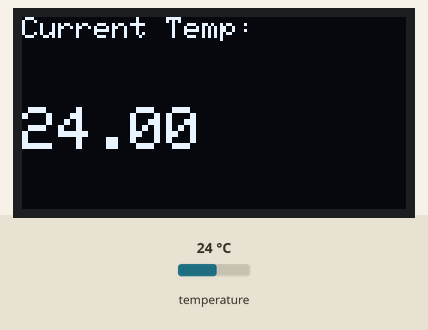
Simulated run of this sketch. Board: ESP32. On the bench: 128×64 one-colour display. The test bench sets the inputs (shaded band); at power-on: temperature 24 °C. WiFi joins after 1.5 s; servers stay silent unless stated; the display library's start-up logo is not drawn; what the sketch prints to the serial monitor is not drawn.

Above: at 6.5 s.
6.6 s: temperature set to 12 °C
At 9.1 s:
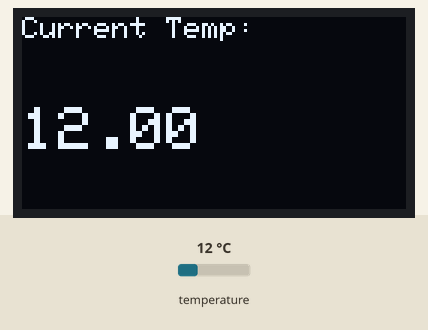
9.4 s: temperature set to 19 °C
At 10.9 s:
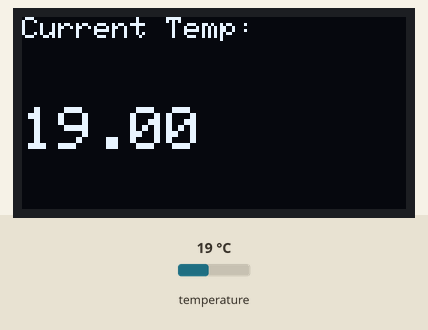
11.4 s: temperature set to 28 °C
At 12.4 s:
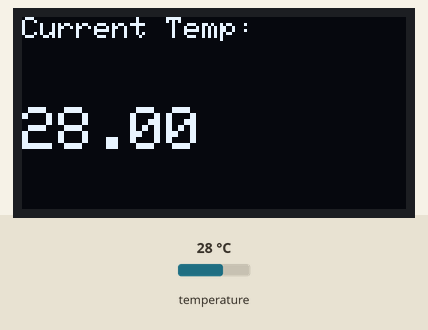
Timing chart, 0 to 14.4 s (numbered marks = the images above; inputs shaded):
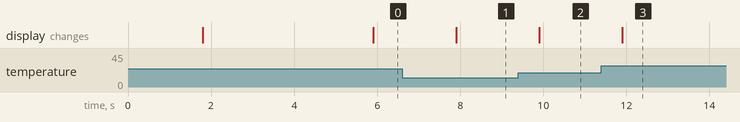

The sketch:

BMP180_sensor_Blynk_SSD1306_Part3.ino
```cpp
#define BLYNK_PRINT Serial
#define BLYNK_TEMPLATE_ID "TMPLFMQuemWU"
#define BLYNK_DEVICE_NAME "ESP32 LED IOT"

#include <WiFi.h>
#include <WiFiClient.h>
#include <BlynkSimpleEsp32.h>
#include <Adafruit_BMP085.h>

//adding OLED include library
#include <Wire.h>
#include <Adafruit_GFX.h>
#include <Adafruit_SSD1306.h>
#include <BlynkSimpleEsp32.h>

#define SCREEN_WIDTH 128 //OLED display width, in pixels
#define SCREEN_HEIGHT 64 //OLED display height, in pixels

#define OLED_RESET  -1
Adafruit_SSD1306 display(SCREEN_WIDTH, SCREEN_HEIGHT, &Wire, OLED_RESET);

Adafruit_BMP085 bmp;

char auth[] = "e_noHGOGY2_R-35w3YKTYo1DSMOnKapn";
char ssid[] = "NETGEAR70";
char pass[] = "windypiano374";

BlynkTimer Timer;

float PotVal = 0.0;

void setup() {
  Serial.begin(115200);

  Blynk.begin(auth, ssid, pass);

  if (!bmp.begin()) {
    Serial.println("Could not find a valid BMP180 sensor, check wiring!");
    while (1) {}
  }


  // SSD1306_SWITCHCAPVCC = generate display voltage from 3.3V internally
  if(!display.begin(SSD1306_SWITCHCAPVCC, 0x3C)) {
    Serial.println(F("SSD1306 allocation failed"));
    for(;;); // Don't proceed, loop forever
  }

  // Show initial display buffer contents on the screen --
  // the library initializes this with an Adafruit splash screen.
  display.display();
  delay(2000); // Pause for 2 seconds

  Timer.setInterval(2000L, sendData);

}

void loop() {
  Blynk.run();
  Timer.run();

//  PotVal = bmp.readTemperature();
}

void sendData() {
  Serial.print("Temperature = ");
  Serial.print(bmp.readTemperature());
  Serial.println(" *C");
  Serial.print("PotVal = ");
  Serial.println(PotVal);


  Blynk.virtualWrite(V2, bmp.readTemperature());
  //Oled display

  PotVal = bmp.readTemperature();
  display.clearDisplay();
  display.setTextSize(1);
  display.setTextColor(WHITE);
  display.setCursor(0,0);
  display.print("Current Temp: ");

  display.setTextSize(2);
  display.setTextColor(WHITE);
  display.setCursor(0,30);
  display.print(PotVal);

  display.display();

}
```

Measured:
- after the input at 6.6 s, the display: changes after 1.3 s (image 1)
- after the input at 9.4 s, the display: changes after 0.50 s (image 2)
- after the input at 11.4 s, the display: changes after 0.50 s (image 3)
